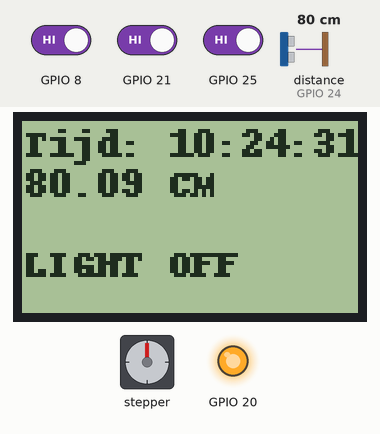
Recording of a program running on a simulated Raspberry Pi (BCM pin numbers). Shown: 84×48 one-colour display, stepper motor, output pins drawn as LEDs (lit = HIGH). The test bench sets the inputs (shaded band); at power-on: GPIO 8 HIGH, GPIO 21 HIGH, GPIO 25 HIGH, distance to the obstacle (sensor on GPIO 24) 80 cm. The echo pulse lasts 58.3 µs per cm; the clock reads 2024-03-15 10:24:30 at power-on unless the program sets it; the stepper is drawn at 2048 steps a turn; pins used as bus, display or sensor lines are not drawn; what the program prints to the terminal is not drawn.

Above: at 1.6 s.
1.7 s: GPIO 8 driven LOW
At 2.29 s:
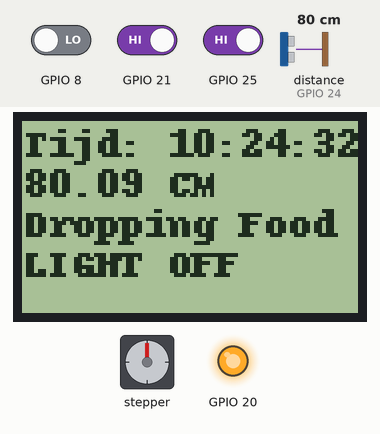
4.5 s: GPIO 21 driven LOW
At 7.0 s:
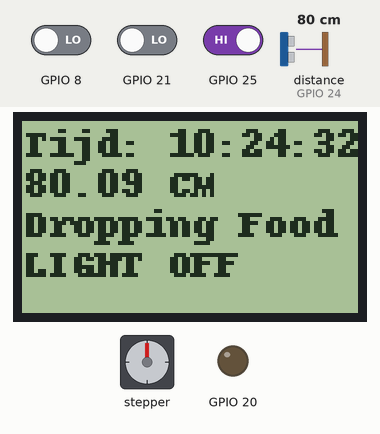
7.2 s: GPIO 25 driven LOW
At 7.49 s:
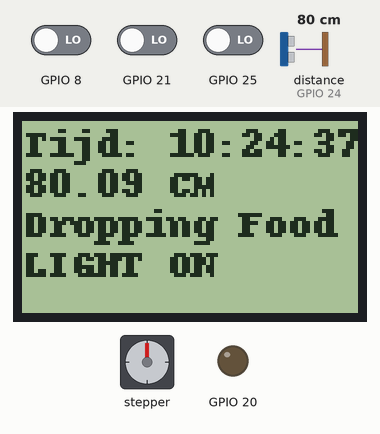
9.7 s: GPIO 8 driven HIGH
At 9.9 s:
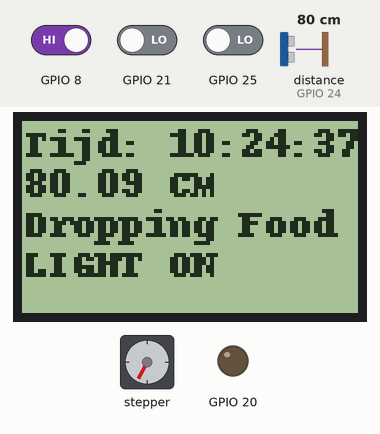
12.1 s: distance to the obstacle (sensor on GPIO 24) set to 2 cm
At 13.0 s:
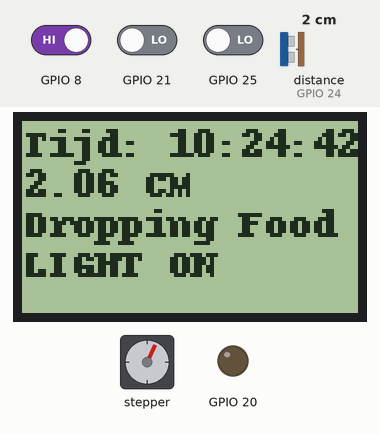
Timing chart, 0 to 15.0 s (numbered marks = the images above; inputs shaded):
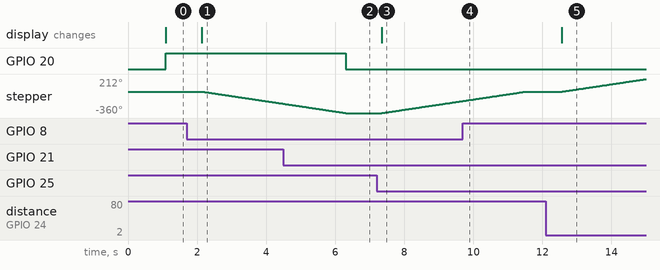

The program:

project.py
```python
import RPi.GPIO as GPIO
from datetime import datetime
from time import sleep
import time
import busio
import digitalio
import board
import adafruit_pcd8544
from PIL import Image
from PIL import ImageDraw
from PIL import ImageFont
from adafruit_bus_device.spi_device import SPIDevice

GPIO.setmode(GPIO.BCM)

TRIG = 23
ECHO = 24


feedTime = "18:00:00"

GPIO.setup(25, GPIO.IN)
GPIO.setup(8, GPIO.IN)
GPIO.setup(21, GPIO.IN)
GPIO.setup(22, GPIO.OUT)
GPIO.setup(5, GPIO.OUT)
GPIO.setup(20, GPIO.OUT)

spi = busio.SPI(board.SCK, MOSI=board.MOSI, MISO=board.MISO)

dc = digitalio.DigitalInOut(board.D16)
cs1 = digitalio.DigitalInOut(board.CE1)
reset = digitalio.DigitalInOut(board.D26)
display = adafruit_pcd8544.PCD8544(spi, dc, cs1, reset, baudrate = 1000000)
display.bias = 4
display.contrast = 60
display.invert = True

display.fill(0)
display.show()

font = ImageFont.load_default()

print ("Distance Measurement In Progress")

GPIO.setup(TRIG,GPIO.OUT)
GPIO.setup(ECHO,GPIO.IN)
try:
    print ("Waiting For Sensor To Settle")
    while True:

        GPIO.output(TRIG, False)
        time.sleep(1)

        GPIO.output(TRIG, True)
        time.sleep(0.00001)
        GPIO.output(TRIG, False)

        while GPIO.input(ECHO)==0:
          pulse_start = time.time()

        while GPIO.input(ECHO)==1:
            pulse_end = time.time()

        pulse_duration = pulse_end - pulse_start

        distance = pulse_duration * 17150

        now = datetime.now()
        current_time = now.strftime("%H:%M:%S")


        distance = round(distance, 2)
        print ("Distance:", distance,"cm")
        print(current_time)

        image = Image.new('1', (display.width, display.height))
        draw = ImageDraw.Draw(image)

        draw.rectangle((0, 0, display.width, display.height), outline=255, fill=255)

        draw.text((1,0), "Tijd: " + current_time, font=font)
        draw.text((1,10), str(distance) + " CM", font=font)
        if (GPIO.input(25) == 0):
            draw.text((1,20), "Dropping Food", font=font)
        if (GPIO.input(8) == 0):
            draw.text((1,20), "Dropping Food", font=font)
        if (GPIO.input(21) == 0):
            draw.text((1,30), "LIGHT ON", font=font)
        if (GPIO.input(21) == 1):
            draw.text((1,30), "LIGHT OFF", font=font)
        display.image(image)
        display.show()


        if current_time == feedTime:
            print ("Feeding the fishes at", current_time)
            StepPins = [17,22,5,6]
            for pin in StepPins:
                GPIO.setup(pin,GPIO.OUT)
                GPIO.output(pin, False)
            Seq = [[1,0,0,0],
                    [1,1,0,0],
                    [0,1,0,0],
                    [0,1,1,0],
                    [0,0,1,0],
                    [0,0,1,1],
                    [0,0,0,1],
                    [1,0,0,1]]

            for i in range(512):
                for Seq2 in range(8):
                    for pin in range(4):
                        GPIO.output(StepPins[pin], Seq[Seq2][pin])
                    time.sleep(0.001)

        if (GPIO.input(25) == 0):
            GPIO.output(22, 1)
            print("Stepper motor is dropping food in forward direction at", current_time)

            StepPins = [17,22,5,6]
            for pin in StepPins:
                GPIO.setup(pin,GPIO.OUT)
                GPIO.output(pin, False)
            Seq = [[1,0,0,0],
                    [1,1,0,0],
                    [0,1,0,0],
                    [0,1,1,0],
                    [0,0,1,0],
                    [0,0,1,1],
                    [0,0,0,1],
                    [1,0,0,1]]

            for i in range(512):
                for Seq2 in range(8):
                    for pin in range(4):
                        GPIO.output(StepPins[pin], Seq[Seq2][pin])
                    time.sleep(0.001)

        else:
            GPIO.output(22, 0)


        if (GPIO.input(8) == 0):
            GPIO.output(5, 1)
            print("Stepper motor is dropping food in backward direction at", current_time)
            StepPins = [17,22,5,6]
            for pin in StepPins:
                GPIO.setup(pin,GPIO.OUT)
                GPIO.output(pin, False)
            Seq = [[1,0,0,1],
                    [0,0,0,1],
                    [0,0,1,1],
                    [0,0,1,0],
                    [0,1,1,0],
                    [0,1,0,0],
                    [1,1,0,0],
                    [1,0,0,0]]

            for i in range(512):
                for Seq2 in range(8):
                    for pin in range(4):
                        GPIO.output(StepPins[pin], Seq[Seq2][pin])
                    time.sleep(0.001)
        else:
            GPIO.output(5, 0)

        if (GPIO.input(21) == 1):
            GPIO.output(20, 1)

        else:
            GPIO.output(20, 0)
            print("Light ON")


except KeyboardInterrupt:
    print("Cleaning up!")
    GPIO.cleanup()
```

Measured:
- after the input at 1.7 s, stepper: keeps turning counter-clockwise at about 87°/s, starting after 0.46 s; the display: changes after 0.44 s (image 1)
- after the input at 4.5 s, GPIO 20: HIGH → LOW after 1.8 s
- after the input at 7.2 s, stepper: keeps turning clockwise at about 87°/s, starting after 0.15 s
- after the input at 9.7 s, stepper: goes on until 11.5 s, then stays 0°
- after the input at 12.1 s, the display: changes after 0.45 s (image 5)
